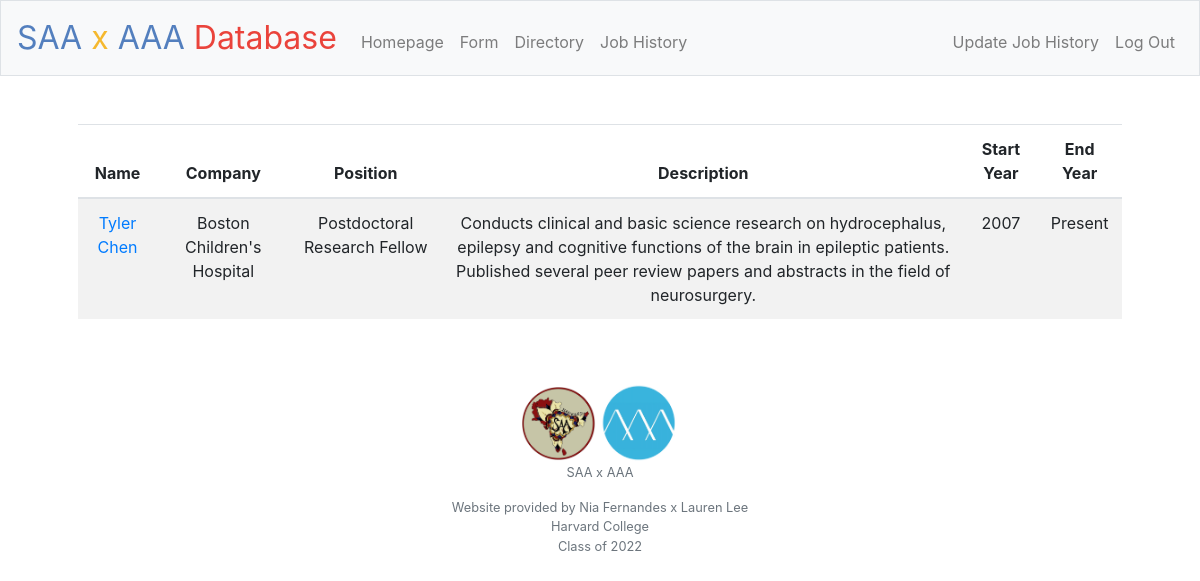
Page /self/Tyler Chen (signed in) on the committed database.
### tables this page shows
CREATE TABLE 'job_history' ('user_id' integer PRIMARY KEY NOT NULL, 'company' char(50), 'position' char(50), 'description' char(500), 'start_year' integer, 'end_year' integer,'name' char(200));

### application.py (the view)
@app.route("/self/<name>", methods=["GET"])
@login_required
def self(name):
    self = db.execute("SELECT * FROM job_history WHERE name like '%"+name+"%'")
    return render_template("self.html", directory=self)

### application.py (called while the page is built)
@app.after_request
def after_request(response):
    response.headers["Cache-Control"] = "no-cache, no-store, must-revalidate"
    response.headers["Expires"] = 0
    response.headers["Pragma"] = "no-cache"
    return response

### helpers.py (called while the page is built)
def login_required(f):
    @wraps(f)
    def decorated_function(*args, **kwargs):
        if session.get("user_id") is None:
            return redirect("/login")
        return f(*args, **kwargs)
    return decorated_function

### templates/self.html (shortened to what this page needs)
{% extends "layout.html" %}
{% block main %}
    <head>
        <link href="styles.css" rel="stylesheet">
    </head>
    <table class="table table-striped">
        <thead>
            <tr>
                <th>Name</th>
                <th>Company</th>
                <th>Position</th>
                <th>Description</th>
                <th>Start Year</th>
                <th>End Year</th>
            </tr>
        </thead>
        <tbody>
            {% for user in directory %}
                <tr>
                    <td> <a href = "/self/{{user.user_id}}">{{ user.name }}</a></td>
                    <td> {{ user.company }}</td>
                    <td> {{ user.position }}</td>
                    <td> {{ user.description }}</td>
                    <td> {{ user.start_year }}</td>
                    <td> {{ user.end_year }}</td>
                </tr>
            {% endfor %}
        </tbody>
    </table>
{% endblock %}

### rows in the picture
job_history: name "Tyler Chen", company "Boston Children's Hospital", position "Postdoctoral Research Fellow", description "Conducts clinical and basic science research on hydrocephalus, epilepsy and cognitive functions of the brain in epileptic patients. Published several peer review papers and abstracts in the field of neurosurgery.", start_year "2007", end_year "Present"
